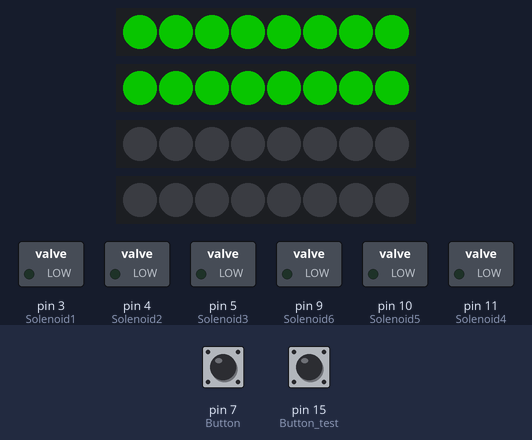
Recording of a sketch running on a simulated Arduino Uno, built with avr-gcc and run on an emulated ATmega328P. On the bench: 4 × 8 RGB LEDs in strip order, left to right, switched loads named in the sketch (green lamp = pin HIGH). The inputs (shaded band) are chosen by the test bench; at power-on: pin 7 (Button) HIGH, pin 15 (Button_test) HIGH. Dim RGB values are drawn brighter than linear; random numbers use the default seed unless the sketch sets one; what the sketch prints to the serial monitor is not drawn.

Above: at 1.25 s.
1.3 s: pin 7 (Button) pulled LOW for 0.15 s
At 2.1 s:
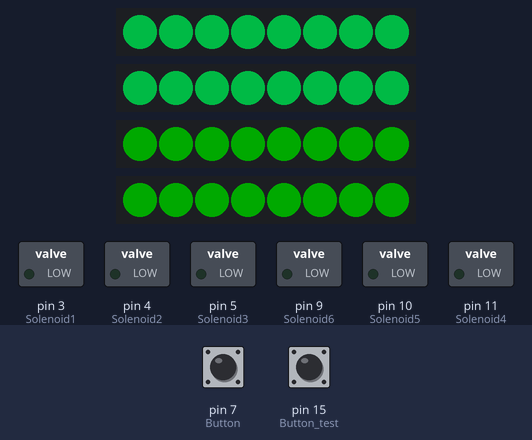
At 13.3 s:
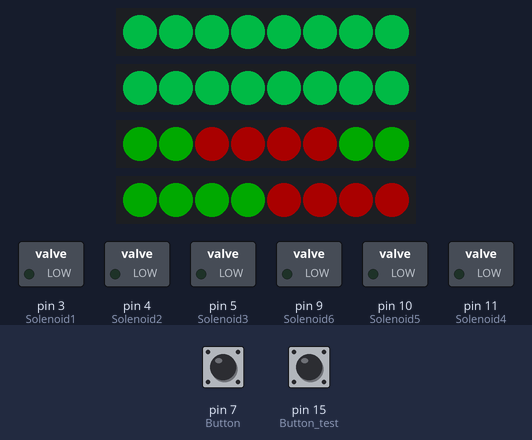
13.4 s: pin 15 (Button_test) pulled LOW for 3.2 s
At 16.1 s:
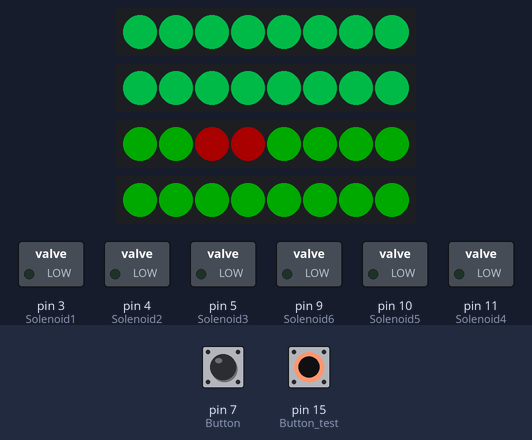
Timing chart, 0 to 44.9 s (numbered marks = the images above; inputs shaded):
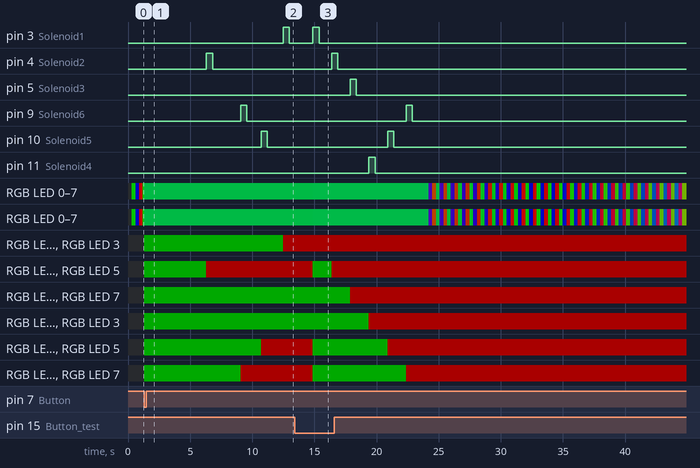

The sketch:

ReactionTester_mainloop_v4.ino
```cpp
// C++ code
//
#include <WS2812FX.h>
#include <Adafruit_NeoPixel.h>
#ifdef __AVR__
  #include <avr/power.h>
#endif

#define PIN 6
#define PIN2 8
#define LED_COUNT 8

#define LED_PIN 6
#define LED_PIN2 8

Adafruit_NeoPixel pixels = Adafruit_NeoPixel(LED_COUNT, PIN, NEO_GRB + NEO_KHZ800);
Adafruit_NeoPixel pixels2 = Adafruit_NeoPixel(LED_COUNT, PIN2, NEO_GRB + NEO_KHZ800);
WS2812FX ws2812fx = WS2812FX(LED_COUNT, LED_PIN, NEO_GRB + NEO_KHZ800);
WS2812FX ws2812fx2 = WS2812FX(LED_COUNT, LED_PIN2, NEO_GRB + NEO_KHZ800);

#define Solenoid_borttagen1 2
#define Solenoid1 3
#define Solenoid2 4
#define Solenoid3 5
#define Solenoid_borttagen2 12
#define Solenoid4 11
#define Solenoid5 10
#define Solenoid6 9
#define Button 7
#define Button_test 15
int buttonOld;
int prevButtonState;
int s;
int Solenoids;
int antal = 0;
int RandomSolenoid;
int dt = 500;
int lednr;
int start_delay = 5000;

int testmode = 0;

void setup(){

Serial.begin(9600);
Serial.println("ledidle");
pinMode(Solenoid1, OUTPUT);
pinMode(Solenoid2, OUTPUT);
pinMode(Solenoid3, OUTPUT);
pinMode(Solenoid4, OUTPUT);
pinMode(Solenoid5, OUTPUT);
pinMode(Solenoid6, OUTPUT);

pinMode(Button, INPUT_PULLUP);
pinMode(Button_test, INPUT_PULLUP);
digitalWrite(Solenoid1,LOW);
digitalWrite(Solenoid2,LOW);
digitalWrite(Solenoid3,LOW);
digitalWrite(Solenoid4,LOW);
digitalWrite(Solenoid5,LOW);
digitalWrite(Solenoid6,LOW);


  ws2812fx.init();
  ws2812fx.setBrightness(100);
  ws2812fx.setSpeed(200);
  ws2812fx.setMode(11);
  ws2812fx.start();

  ws2812fx2.init();
  ws2812fx2.setBrightness(100);
  ws2812fx2.setSpeed(200);
  ws2812fx2.setMode(11);
  ws2812fx2.start();
}


void loop(){


ledidle();

Solenoids_reset();


int buttonState = digitalRead(Button);
int buttonStatetest = digitalRead(Button_test);


Serial.println(buttonStatetest);


if(buttonStatetest == LOW) {
  test_loop();
}

if(buttonState==LOW){
  ledstart();
  Serial.println("ledstart");
  delay(start_delay);
  int Solenoids[] = {Solenoid1, Solenoid2, Solenoid3, Solenoid4, Solenoid5, Solenoid6};


    while (antal < 4){
      RandomSolenoid = random(0,6);
      if (Solenoids[RandomSolenoid] != 0){
        digitalWrite(Solenoids[RandomSolenoid],HIGH);
        ledstop(RandomSolenoid);
        delay(dt);
        digitalWrite(Solenoids[RandomSolenoid],LOW);
        delay(random(1000,2500));
        antal += 1;
        Solenoids[RandomSolenoid] = 0;
        }
    }
    Serial.println("ledidle");
    }
}


void ledstop(int lednr){
  Serial.println(lednr);
  int lednr1;
  int lednr2;

  Serial.println("ledstop");
  if (lednr <= 2) {
    lednr1 = lednr * 2 + 2;
    lednr2 = lednr1 + 1;
    pixels.setPixelColor(lednr1, pixels.Color(300,0,0));
    pixels.setPixelColor(lednr2, pixels.Color(300,0,0));
    pixels.show();
  }
  else {
    lednr = lednr;
    lednr1 = lednr + lednr - 4;
    lednr2 = lednr1 + 1;
    pixels2.setPixelColor(lednr1, pixels2.Color(300,0,0));
    pixels2.setPixelColor(lednr2, pixels2.Color(300,0,0));
    pixels2.show();
  }
}

void ledstart(){
  for(int i=0;i<LED_COUNT;i++){
     // pixels.Color takes RGB values, from 0,0,0 up to 255,255,255
      pixels.setPixelColor(i, pixels.Color(0,300,0));
      pixels.show();
      pixels2.setPixelColor(i, pixels.Color(0,300,0));
      pixels2.show();
  }
}
void ledidle(){
  pixels.begin(); // This initializes the NeoPixel library.
  pixels2.begin(); // This initializes the NeoPixel library.

  ws2812fx.service();
  ws2812fx2.service();
}

void Solenoids_reset(){

  antal = 0;
  int i =0;

  return i;
  return antal;
}

void test_loop(){
int Solenoids[] = {Solenoid1, Solenoid2, Solenoid3, Solenoid4, Solenoid5, Solenoid6};
ledstart();
  while (antal < 6){

      if (Solenoids[antal] != 0){
        digitalWrite(Solenoids[antal],HIGH);
        ledstop(antal);
        delay(dt);
        digitalWrite(Solenoids[antal],LOW);
        delay(1000);
        Solenoids[antal] = 0;
        antal += 1;
        }

  }


}
```

Measured:
- after the input at 1.3 s, pin 3 (Solenoid1): LOW → HIGH after 11.2 s, → LOW 0.50 s later; pin 4 (Solenoid2): LOW → HIGH after 5.0 s, → LOW 0.50 s later; pin 9 (Solenoid6): LOW → HIGH after 7.8 s, → LOW 0.50 s later; pin 10 (Solenoid5): LOW → HIGH after 9.4 s, → LOW 0.50 s later
- after the input at 13.4 s, pin 3 (Solenoid1): LOW → HIGH after 1.5 s, → LOW 0.50 s later; pin 4 (Solenoid2): LOW → HIGH after 3.0 s, → LOW 0.50 s later; pin 5 (Solenoid3): LOW → HIGH after 4.5 s, → LOW 0.50 s later; pin 9 (Solenoid6): LOW → HIGH after 9.0 s, → LOW 0.50 s later; pin 10 (Solenoid5): LOW → HIGH after 7.5 s, → LOW 0.50 s later
